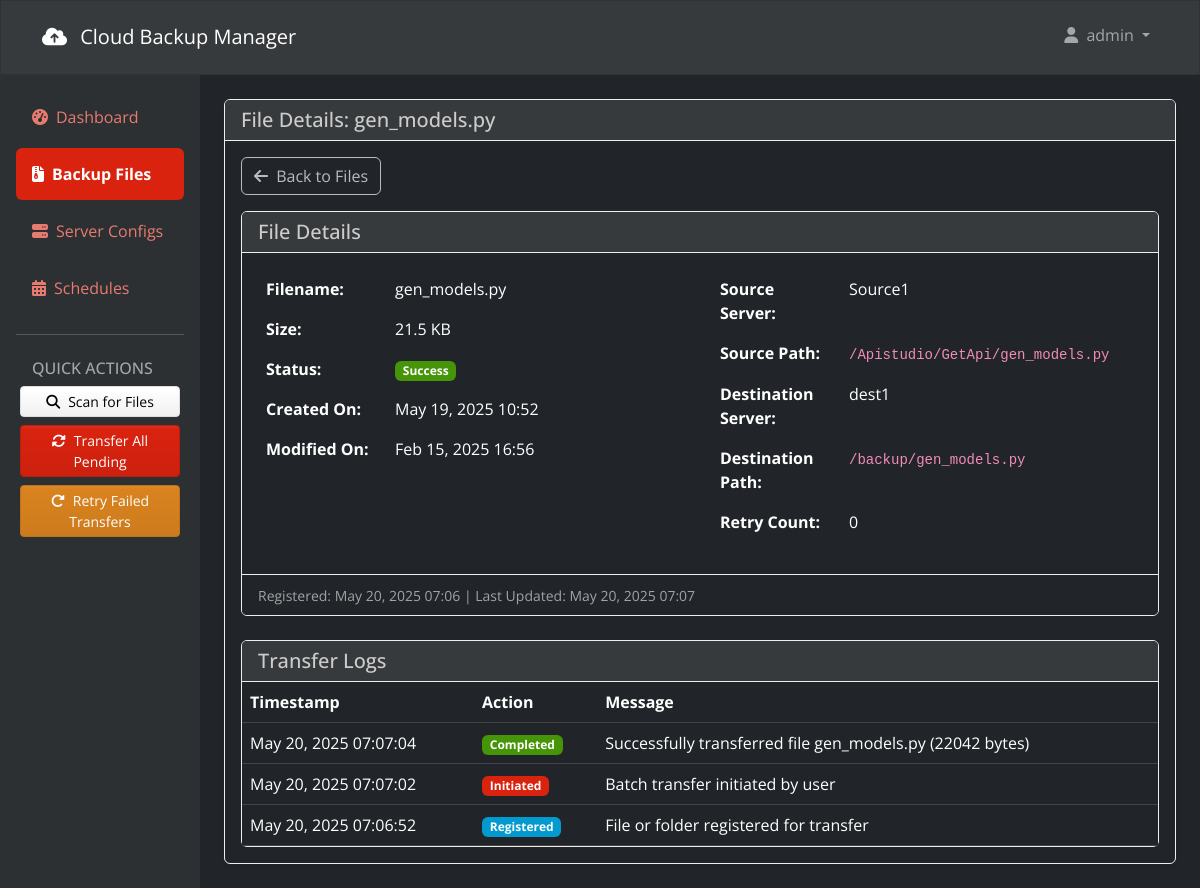
The app's page /files/780/ (signed in) with its own data.
### backup_app/models.py (models this page shows, shortened)
class BackupFile(models.Model):
    filename = models.CharField(max_length=256)
    file_size = models.BigIntegerField(blank=True, null=True)
    file_created_at = models.DateTimeField(blank=True, null=True)
    file_modified_at = models.DateTimeField(blank=True, null=True)
    source_path = models.CharField(max_length=512)
    destination_path = models.CharField(max_length=512)
    status = models.CharField(
        max_length=20,
        choices=TransferStatus.choices,
        default=TransferStatus.PENDING
    )
    error_message = models.TextField(blank=True, null=True)
    retry_count = models.IntegerField(default=0)
    created_at = models.DateTimeField(default=timezone.now)
    updated_at = models.DateTimeField(auto_now=True)
    source_server = models.ForeignKey(ServerConfig, on_delete=models.CASCADE, related_name='source_files')
    destination_server = models.ForeignKey(ServerConfig, on_delete=models.CASCADE, related_name='destination_files')
    user = models.ForeignKey(User, on_delete=models.CASCADE, related_name='backup_files')
    is_folder = models.BooleanField(default=False)
    files_count = models.IntegerField(default=0)

class ServerConfig(models.Model):
    name = models.CharField(max_length=64)
    host = models.CharField(max_length=120)
    port = models.IntegerField(default=22)
    username = models.CharField(max_length=64)
    password = models.CharField(max_length=256, blank=True, null=True)
    private_key = models.TextField(blank=True, null=True)
    remote_path = models.CharField(max_length=256)
    server_type = models.CharField(max_length=20)  # 'source' or 'destination'
    user = models.ForeignKey(User, on_delete=models.CASCADE, related_name='server_configs')
    created_at = models.DateTimeField(default=timezone.now)

class TransferLog(models.Model):
    backup_file = models.ForeignKey(BackupFile, on_delete=models.CASCADE, related_name='logs')
    action = models.CharField(max_length=64) # e.g., 'transfer_start', 'transfer_complete', 'retry'
    message = models.TextField(blank=True, null=True)
    timestamp = models.DateTimeField(default=timezone.now)

### backup_app/views/dashboard_views.py (the view)
# urls.py: path('files/<int:file_id>/', dashboard_views.file_detail, name='file_detail'),
@login_required
def file_detail(request, file_id):
    backup_file = get_object_or_404(BackupFile, id=file_id, user=request.user)
    logs = TransferLog.objects.filter(backup_file=backup_file).order_by('-timestamp')
    context = {
        'title': f'File Details: {backup_file.filename}',
        'file': backup_file,
        'logs': logs,
    }
    return render(request, 'backup_app/file_detail.html', context)

### templates/backup_app/file_detail.html (shortened to what this page needs)
{% extends 'backup_app/base.html' %}
{% block main_content %}
<div class="mb-3">
    <a href="{% url 'file_list' %}" class="btn btn-outline-secondary">
        <i class="fas fa-arrow-left me-1"></i> Back to Files
    </a>
</div>
<div class="card mb-4">
    <div class="card-header bg-body-secondary">
        <div class="d-flex justify-content-between align-items-center">
            <h5 class="mb-0">File Details</h5>
        </div>
    </div>
    <div class="card-body">
        <div class="row">
            <div class="col-md-6">
                <table class="table table-borderless">
                    <tbody>
                        <tr>
                            <th style="width: 30%">Filename:</th>
                            <td>{{ file.filename }}</td>
                        </tr>
                        <tr>
                            <th>Size:</th>
                            <td>{{ file.file_size|filesizeformat }}</td>
                        </tr>
                        <tr>
                            <th>Status:</th>
                            <td>
                                {% if file.status == 'success' %}
                                    <span class="badge bg-success">Success</span>
                                {% elif file.status == 'failed' %}
                                    <span class="badge bg-danger">Failed</span>
                                {% elif file.status == 'pending' %}
                                    <span class="badge bg-warning text-dark">Pending</span>
                                {% elif file.status == 'in_progress' %}
                                    <span class="badge bg-info">In Progress</span>
                                {% elif file.status == 'retrying' %}
                                    <span class="badge bg-secondary">Retrying</span>
                                {% endif %}
                            </td>
                        </tr>
                        <tr>
                            <th>Created On:</th>
                            <td>{{ file.file_created_at|date:"M d, Y H:i" }}</td>
                        </tr>
                        <tr>
                            <th>Modified On:</th>
                            <td>{{ file.file_modified_at|date:"M d, Y H:i" }}</td>
                        </tr>
                    </tbody>
                </table>
            </div>
            <div class="col-md-6">
                <table class="table table-borderless">
                    <tbody>
                        <tr>
                            <th style="width: 30%">Source Server:</th>
                            <td>{{ file.source_server.name }}</td>
                        </tr>
                        <tr>
                            <th>Source Path:</th>
                            <td><code>{{ file.source_path }}</code></td>
                        </tr>
                        <tr>
                            <th>Destination Server:</th>
                            <td>{{ file.destination_server.name }}</td>
                        </tr>
                        <tr>
                            <th>Destination Path:</th>
                            <td><code>{{ file.destination_path }}</code></td>
                        </tr>
                        <tr>
                            <th>Retry Count:</th>
                            <td>{{ file.retry_count }}</td>
                        </tr>
                    </tbody>
                </table>
            </div>
        </div>
    </div>
    <div class="card-footer bg-body text-muted">
        <small>Registered: {{ file.created_at|date:"M d, Y H:i" }} | Last Updated: {{ file.updated_at|date:"M d, Y H:i" }}</small>
    </div>
</div>
<div class="card">
    <div class="card-header bg-body-secondary">
        <h5 class="mb-0">Transfer Logs</h5>
    </div>
    <div class="card-body p-0">
        <div class="table-responsive">
            <table class="table mb-0">
                <thead>
                    <tr>
                        <th>Timestamp</th>
                        <th>Action</th>
                        <th>Message</th>
                    </tr>
                </thead>
                <tbody>
                    {% if logs %}
                        {% for log in logs %}
                            <tr>
                                <td>{{ log.timestamp|date:"M d, Y H:i:s" }}</td>
                                <td>
                                    {% if log.action == 'transfer_initiated' %}
                                        <span class="badge bg-primary">Initiated</span>
                                    {% elif log.action == 'transfer_complete' %}
                                        <span class="badge bg-success">Completed</span>
                                    {% elif log.action == 'transfer_failed' %}
                                        <span class="badge bg-danger">Failed</span>
                                    {% elif log.action == 'transfer_retry' %}
                                        <span class="badge bg-warning text-dark">Retry</span>
                                    {% elif log.action == 'transfer_cancelled' %}
                                        <span class="badge bg-secondary">Cancelled</span>
                                    {% elif log.action == 'file_registered' %}
                                        <span class="badge bg-info">Registered</span>
                                    {% else %}
                                        <span class="badge bg-secondary">{{ log.action }}</span>
                                    {% endif %}
                                </td>
                                <td>{{ log.message|default:"-" }}</td>
                            </tr>
                        {% endfor %}
                    {% else %}
                        <tr>
                            <td colspan="3" class="text-center py-4">
                                <i class="fas fa-info-circle me-2"></i> No logs found for this file
                            </td>
                        </tr>
                    {% endif %}
                </tbody>
            </table>
        </div>
    </div>
</div>
{% endblock %}

### templates/backup_app/base.html (shortened to what this page needs)
{% load static %}
<!DOCTYPE html>
<html lang="en" data-bs-theme="dark">
<head>
    <link href="https://cdn.jsdelivr.net/npm/bootswatch@5.3.3/dist/simplex/bootstrap.min.css" rel="stylesheet" />
    <link rel="stylesheet" href="https://cdnjs.cloudflare.com/ajax/libs/font-awesome/6.4.0/css/all.min.css" />
</head>
<body>
    <nav class="navbar navbar-expand-lg navbar-dark bg-dark">
        <div class="container">
            <a class="navbar-brand" href="{% url 'dashboard' %}">
                <i class="fas fa-cloud-upload-alt me-2"></i>
                Cloud Backup Manager
            </a>
            <div class="collapse navbar-collapse" id="navbarNav">
                <ul class="navbar-nav ms-auto">
                    {% if user.is_authenticated %}
                    <li class="nav-item dropdown">
                        <a
                            class="nav-link dropdown-toggle"
                            href="#"
                            id="userDropdown"
                            role="button"
                            data-bs-toggle="dropdown"
                            aria-expanded="false"
                        >
                            <i class="fas fa-user me-1"></i> {{ user.username }}
                        </a>
                    </li>
                    {% endif %}
                </ul>
            </div>
        </div>
    </nav>
    <div class="container-fluid p-0">
        {% if user.is_authenticated %}
        <div class="row g-0">
            <div class="col-md-3 col-lg-2 sidebar p-3 bg-body-tertiary">
                <div class="d-flex flex-column">
                    <ul class="nav nav-pills flex-column mb-auto">
                        <li class="nav-item">
                            <a
                                href="{% url 'dashboard' %}"
                                class="nav-link {% if request.resolver_match.url_name == 'dashboard' %}active{% endif %}"
                            >
                                <i class="fas fa-tachometer-alt me-2"></i>Dashboard
                            </a>
                        </li>
                        <li class="nav-item">
                            <a
                                href="{% url 'file_list' %}"
                                class="nav-link {% if request.resolver_match.url_name == 'file_list' or request.resolver_match.url_name == 'file_detail' %}active{% endif %}"
                            >
                                <i class="fas fa-file-archive me-2"></i>Backup Files
                            </a>
                        </li>
                        <li class="nav-item">
                            <a
                                href="{% url 'server_list' %}"
                                class="nav-link {% if 'server' in request.resolver_match.url_name %}active{% endif %}"
                            >
                                <i class="fas fa-server me-2"></i>Server Configs
                            </a>
                        </li>
                        <li class="nav-item">
                            <a
                                href="{% url 'schedule_list' %}"
                                class="nav-link {% if 'schedule' in request.resolver_match.url_name %}active{% endif %}"
                            >
                                <i class="fas fa-calendar-alt me-2"></i>Schedules
                            </a>
                        </li>
                    </ul>
                    <hr class="mt-3" />
                    <h6 class="sidebar-heading px-3 mt-2 mb-2 text-muted text-uppercase">
                        Quick Actions
                    </h6>
                    <div class="d-grid gap-2 px-1">
                        <button
                            type="button"
                            class="btn btn-sm btn-secondary"
                            data-bs-toggle="modal"
                            data-bs-target="#scanModal"
                        >
                            <i class="fas fa-search me-2"></i>Scan for Files
                        </button>
                        <a
                            href="{% url 'initiate_transfer_all' %}"
                            class="btn btn-sm btn-primary"
                            onclick="event.preventDefault(); document.getElementById('transfer-all-form').submit();"
                        >
                            <i class="fas fa-sync-alt me-2"></i>Transfer All Pending
                        </a>
                        <a
                            href="{% url 'retry_failed' %}"
                            class="btn btn-sm btn-warning"
                            onclick="event.preventDefault(); document.getElementById('retry-form').submit();"
                        >
                            <i class="fas fa-redo-alt me-2"></i>Retry Failed Transfers
                        </a>
                    </div>
                </div>
            </div>
            <div class="col-md-9 col-lg-10 content p-4">
                <div class="card shadow-sm">
                    <div class="card-header bg-body-secondary">
                        <h5 class="card-title mb-0">
                            {% block page_title %}{{ title|default:"Page Title" }}{% endblock %}
                        </h5>
                    </div>
                    <div class="card-body">{% block main_content %}{% endblock %}</div>
                </div>
            </div>
        </div>
    {% endif %}
</div>
</body>
</html>

### templates/backup_app/base.html (style rules this page uses)
body { min-height: 100vh; display: flex; flex-direction: column; }
.sidebar { min-height: calc(100vh - 56px); }
.content { flex: 1; }
.nav-link { border-radius: 0.25rem; margin-bottom: 0.25rem; }
.nav-link.active { font-weight: bold; }

### records on screen
BackupFile: filename "gen_models.py", file_size|filesizeformat "21.5 KB", file_created_at "May 19, 2025 10:52", file_modified_at "Feb 15, 2025 16:56", source_server.name "Source1", source_path "/Apistudio/GetApi/gen_models.py", destination_server.name "dest1", destination_path "/backup/gen_models.py", retry_count "0", created_at "May 20, 2025 07:06", updated_at "May 20, 2025 07:07"
TransferLog: timestamp "May 20, 2025 07:07:04", shows "Completed", message "Successfully transferred file gen_models.py (22042 bytes)"
TransferLog: timestamp "May 20, 2025 07:07:02", shows "Initiated", message "Batch transfer initiated by user"
TransferLog: timestamp "May 20, 2025 07:06:52", action "Registered", message "File or folder registered for transfer"

### other values on screen
{{ user.username }} "admin"
{{ title|default:"Page Title" }} "File Details: gen_models.py"
